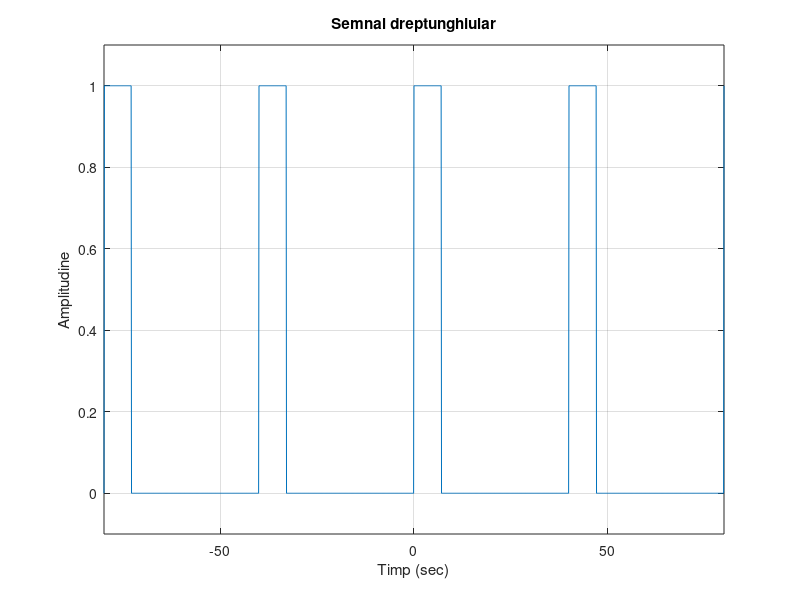
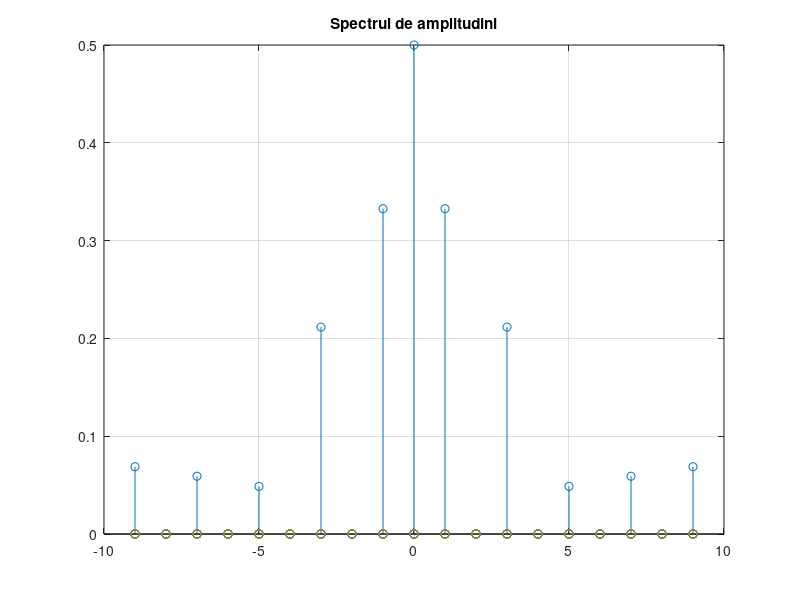
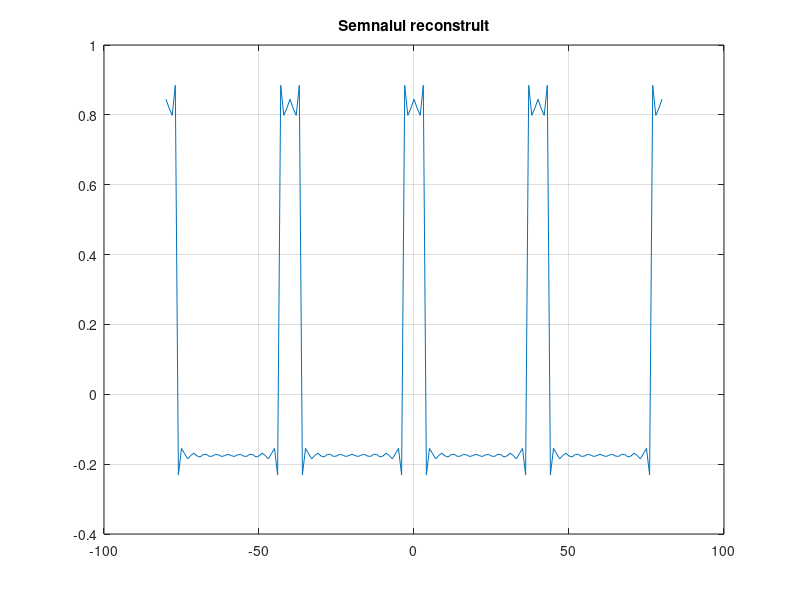

Recreate these plots in MATLAB, in order.

D=25;
m=1/7;
t=-80:0.1:80;
P=40;
c=1;
s=zeros(1,length(t));
w0=2*pi/P;
j=0;

for i=40:0.1:120
    j=j+1;
    c=floor(i/P);
    i=i-c*P;
    
    if(j==1)
        s(1,j+800)=m*(t(j+800));
    else if (i<=7)
            s(1,j+800)=1;
        else if (i>=7)
                s(1,j+800)=0;
            end
        end
    end
end

j=0;

for i=40:0.1:120
    j=j+1;
    c=floor(i/P);
    i=i-c*P;
    
    if(j==1)
        s(1,j)=m*(t(j+800));
    else if (i<=7)
            s(1,j)=1;
        else if (i>=7)
                s(1,j)=0;
            end
        end
    end
end


N=50;

p=-9:1:9;

Ak=zeros(length(2*p));
Ak(10)=0.5;

for k=1:2:9
       Ak(k+10)=2*abs(1/(k*pi)*sin(k*pi*7/40));
        Ak(10-k)=Ak(k+10);
end

r=linspace(-80,80,161);
f=0*r;

for k=-N:1:N
    
   if (k==0)
       continue;
   end
   
   C_k=1/(k*pi)*sin(k*pi*7/40);

   f_k=C_k*exp(1j*k*w0*r);
   f=f+f_k;
   
    
end

figure (1)

plot(t,s),grid;
axis([-80 80 -0.1 1.1])
xlabel('Timp (sec)')
ylabel('Amplitudine')
title('Semnal dreptunghiular')

figure (2)

stem(p,Ak),grid;
title('Spectrul de amplitudini')

figure (3)
plot(r,f),grid;
title('Semnalul reconstruit')
%Coeficientii Seriei Fourier  Complexe sunt in general numere complexe, de
%aceea, penru semnale reale avem nevoie de Seria Fourier Armonica, pentru a
%reprezenta semnalul prin spetrul sau de amplitudini.
%In spectrul de amplitudini, amplitudinile componentelor scad cu ordinul
%armonicii astfel ca se poate defini banda efectiva a semnalului.
%Am folosit informatiile din curs despre seriile Fourier, am folosit sume infinite de sinusuri si
% cosinusuri pentru seria Fourier trigonometrica, armonici pentru seria Fourier armonica 
%si exponentiale pentru seria Fourier exponentiala.
%Aceste sume pot fi aproximate prin esantionare, acest lucru se realizeaza pentru a putea fi mai  usor 
%de analizat semnalul si fara avea erori mari.
%Am reconstruit semnalul cu ajutorul formulelor de la Semnale si Sisteme.
